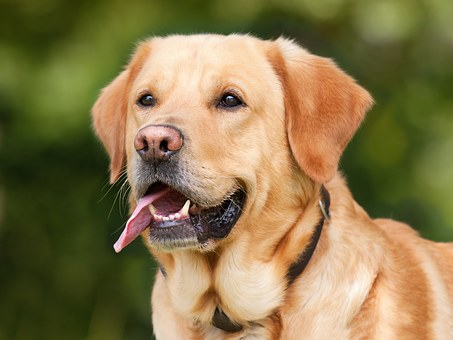
#> input picture 6_Deep Learning/4_Digital Image Processing/5_Image Segmentation/images/dog.jpg, 453 x 340 px
$ jupyter execute 2_PCA_SIFT_algorithms.ipynb   (shell and % lines are left out)
#> lines starting #> are read from the running program, lines starting #| are printed output that depends on the picture
# PCA and SIFT algorithms

The **SIFT (Scale-Invariant Feature Transform)** algorithm is a computer vision technique used for feature detection and description. It detects distinctive key points or features in an image that are robust to changes in scale, rotation, and affine transformations.

**Principal Component Analysis** is a popular linear dimensionality reduction technique. Data in real world is very high dimensional so we use dimensionality reduction methods to reduce the data to 2 dimensions. The aim of the article is to compress the image using principal component analysis. High dimensional data is sparse and appropriate statistical methods can not be applied on data. The image has dimension 200 x 200 pixels in size.

## Importing libraries and loading image

[cell 1]
# Importing the required libraries
from skimage.io import imread, imshow
from skimage import color
import cv2

import matplotlib.pyplot as plt

import numpy as np
import pandas as pd

import warnings
warnings.filterwarnings('ignore')

[cell 2]
# Reading the image and plotting it
image = imread('images/dog.jpg')
#> image is the input picture: shape (340, 453, 3); mean R, G, B 136.4, 119.6, 76.2
imshow(image, cmap = 'gray')

## SIFT algorithm

[cell 3]
# Convert the image into grayscale
gray = cv2.cvtColor(image, cv2.COLOR_BGR2GRAY)
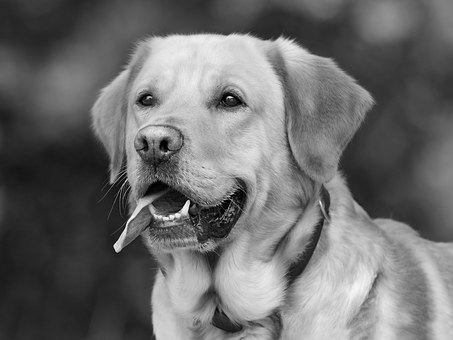
#> gray: shape (340, 453); min 0, max 252, mean 108.6
sift = cv2.SIFT_create()
kp = sift.detect(gray,None)
#> kp = 381 keypoints; strongest (x, y, size): (187, 203, 3.3), (187, 204, 3.6), (227, 99, 18.2), (148, 97, 1.9)

# draw keypoints in image
img = cv2.drawKeypoints(gray, kp, None, flags = cv2.DRAW_MATCHES_FLAGS_DRAW_RICH_KEYPOINTS)
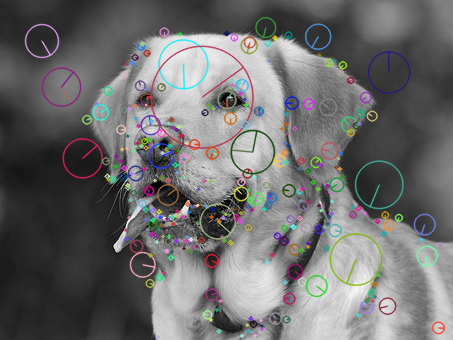
#> img: shape (340, 453, 3); mean of channels 0, 1, 2 108.8, 108.6, 108.6; drawn as R, G, B

# Plotting the images
titles = ['ORIGINAL IMAGE', 'SIFT IMAGE']
images = [image, img]
count = 2

plt.figure(figsize = (12, 12))

for i in range(count):
    plt.subplot(1, 2, i + 1)
    plt.title(titles[i])
    plt.imshow(images[i], cmap = 'gray')

plt.show()
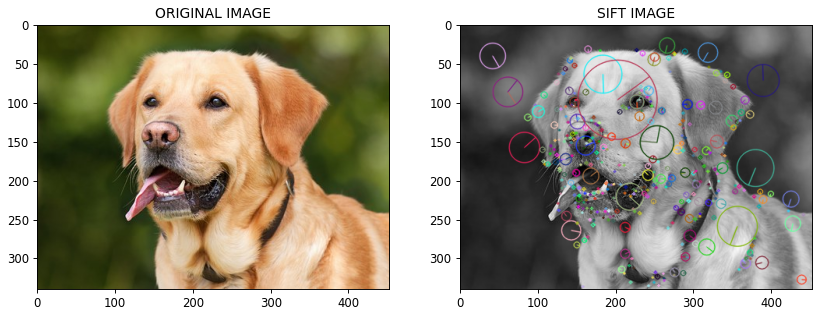
#> figure drawn by matplotlib, 2 panels

## PCA algorithm using OpenCV

[cell 4]
from sklearn import datasets
from sklearn.decomposition import PCA

iris = datasets.load_iris()

X = iris.data[:, :2]
y = iris.target

x_min, x_max = X[:, 0].min() - 0.5, X[:, 0].max() + 0.5
y_min, y_max = X[:, 1].min() - 0.5, X[:, 1].max() + 0.5

plt.figure(2, figsize=(6, 4))
plt.clf()

plt.scatter(X[:, 0], X[:, 1], c=y, cmap=plt.cm.Set1, edgecolor = 'k')
plt.xlabel('Sepal length')
plt.ylabel('Sepal width')

plt.xlim(x_min, x_max)
plt.ylim(y_min, y_max)
plt.xticks(())
plt.yticks(())
#> Out = ([], [])
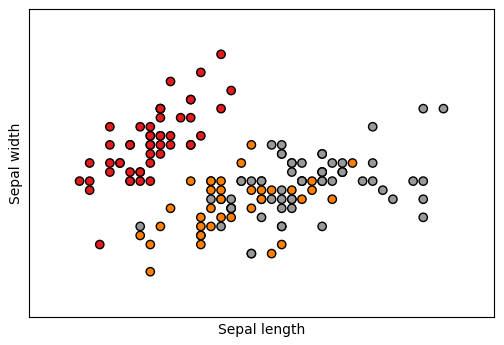
#> figure drawn by matplotlib, 1 panel

[cell 5]
fig = plt.figure(1, figsize=(8, 6))
ax = fig.add_subplot(111, projection = '3d', elev=-150, azim=110)

X_reduced = PCA(n_components = 3).fit_transform(iris.data)
ax.scatter(X_reduced[:, 0], X_reduced[:, 1], X_reduced[:, 2], c = y, cmap=plt.cm.Set1, edgecolor = 'k', s=40)

ax.set_title('First three PCA directions')
ax.set_xlabel('1st eigenvector')
ax.xaxis.set_ticklabels([])
ax.set_ylabel('2nd eigenvector')
ax.yaxis.set_ticklabels([])
ax.set_zlabel('3rd eigenvector')
ax.zaxis.set_ticklabels([])
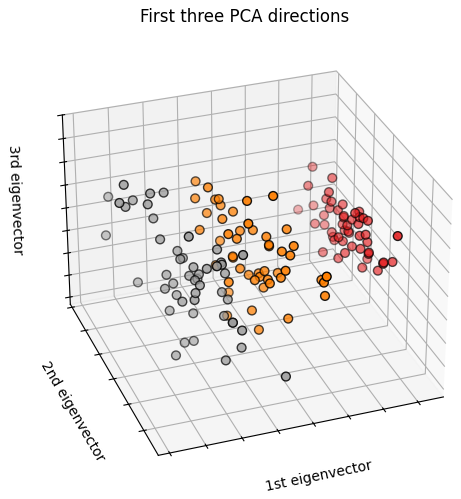
#> figure drawn by matplotlib, 1 panel
